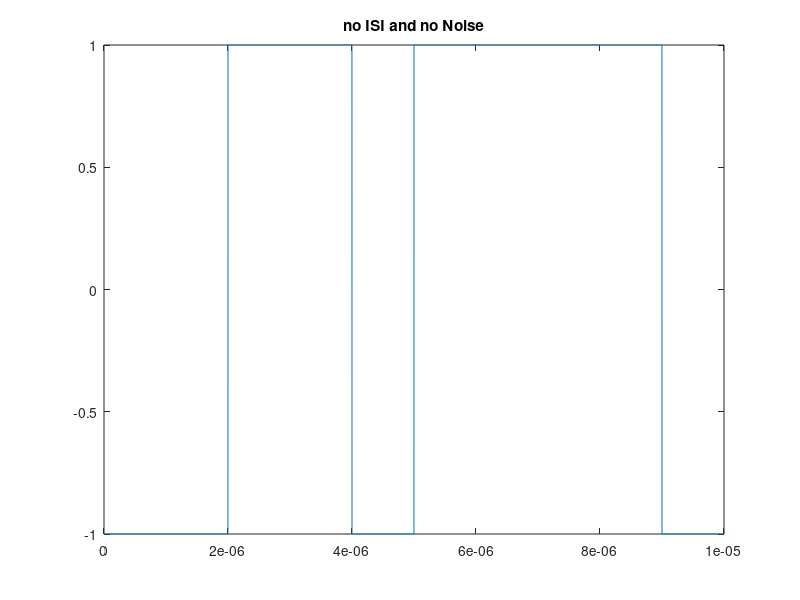
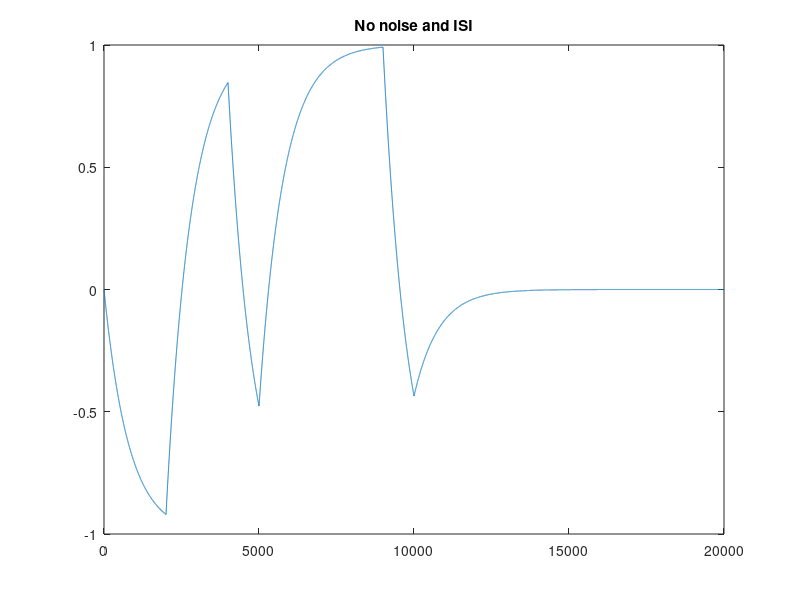
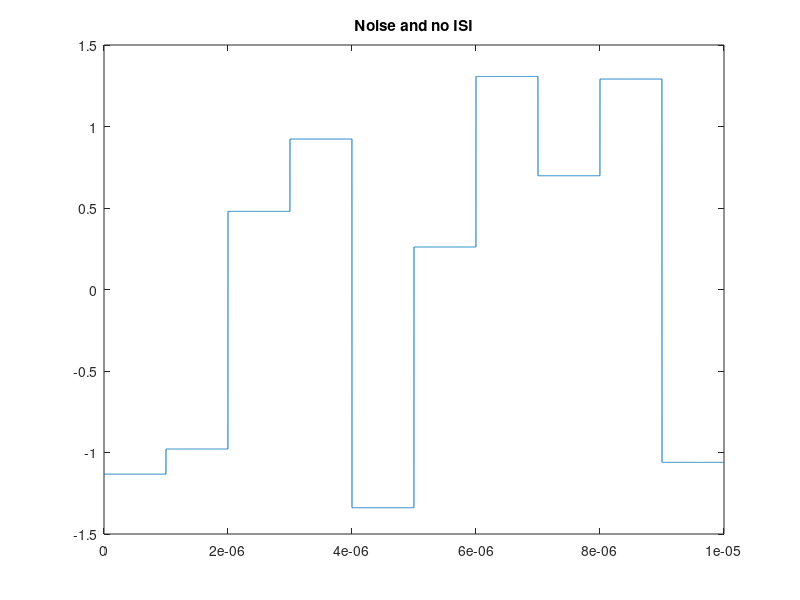
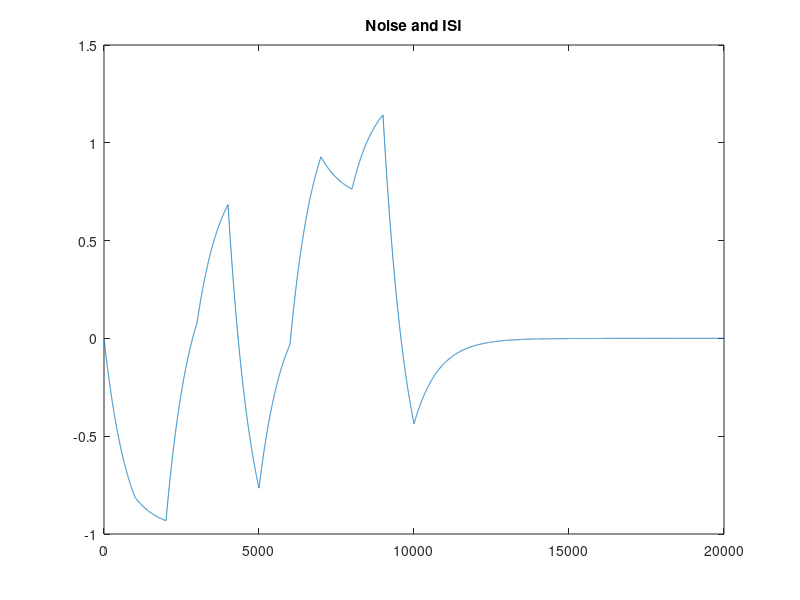

MATLAB code to generate these figures, in order:
clc;clear all;close all;
%generating random pulses
TB=[];
for i=1:1000:10000
    TB(i)=randi([0 1]);
    if TB(i) == 0
        TB(i:i+999)=-1;
    else
        TB(i:i+999)=1;
    end;
end;

%no ISI, no noise
t = 0:10^(-9):10*(10^(-6))-(10^(-9));
figure(1);
plot(t,TB);
title('no ISI and no Noise');

%impulse response of channel
r=1.8;
c=10^(-6);
rc=r*c;
irc=1/rc;
ht=irc*(exp((-1)*t*irc));
ans=conv(TB,ht);
figure();
plot(ans);

%no noise and ISI
ht = [];
rc = 0.000001/1.26;
irc = 1/rc;
ht = irc*(exp((-1)*t*irc));
sig = 10^(-9)*conv(TB,ht);
figure(2);
plot(sig);
title('No noise and ISI')

%noise and no ISI
n=[];
N=10^(-9);
si = sqrt(0.2);
n = normrnd(0,si,1,50);
sig1=[];
for i=1:10
    for j=((i-1)*1000)+1:1:(i*1000)
        sig1(j)=TB(j)+n(i);
    end;
end;
figure();
plot(t,sig1);
title('Noise and no ISI');

%noise and ISI
sig3 = 10^(-9)*conv(sig1,ht);
figure();
plot(sig3);
title('Noise and ISI');

%error calculation

%error for no noise and isi
err1=0;
for i=1:1:10000
    if sig(i)*TB(i)<0
        err1=err1+1;
    end;
end;
%error for noise
err2=0;
for i=1:1:10000
    if sig1(i)*TB(i)<0
        err2=err2+1;
    end;
end;
%error for ISI and noise
err3=0;
for i=1:1:10000
    if sig3(i)*TB(i)<0
        err3=err3+1;
    end;
end;

disp(err1/10000);
disp(err2/10000);
disp(err3/10000);
